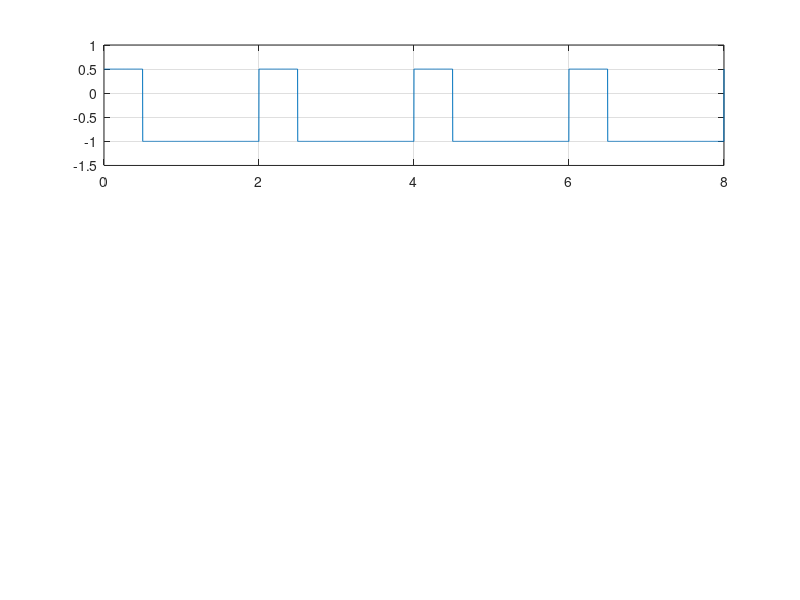

MATLAB code for this plot:
%Semnal dreptunghiular periodic
%2s
F=0.5;
t1=0:0.002:8 %durata 8 secunde cu pas 2ms
s1=square(2*pi*F*t1,25);

for i=1:1:length(s1)%parcurge vectorul
    if s1(i:i)>0 %daca valoarea semnaluluie mai mare ca 0
        s1(i:i)=s1(i:i)/2;  %valarea sa se imparte la doi
    end
end

subplot(3,1,1)
plot(t1,s1)
grid
axis([0 8 -1.5 1])


%20ms
t2=0:0.02:8
s2=square(2*pi*F*t2,25);

for i=1:1:length(s2)
    if s2(i:i)>0
        s2(i:i)=s2(i:i)/2
    end
end
